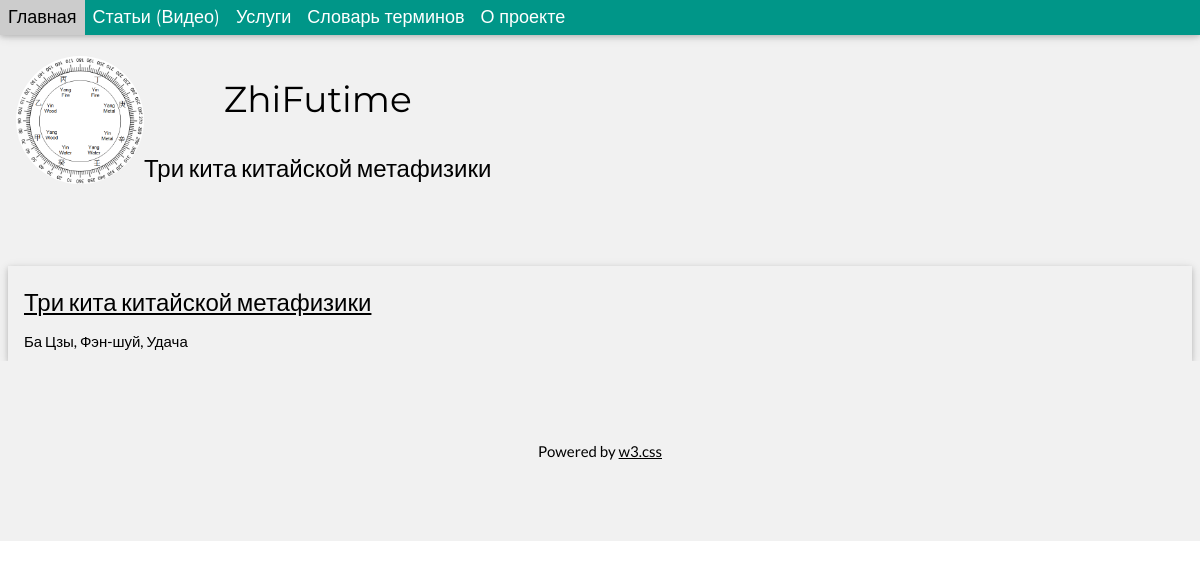
/articles/, run on an earlier commit of the app's database.
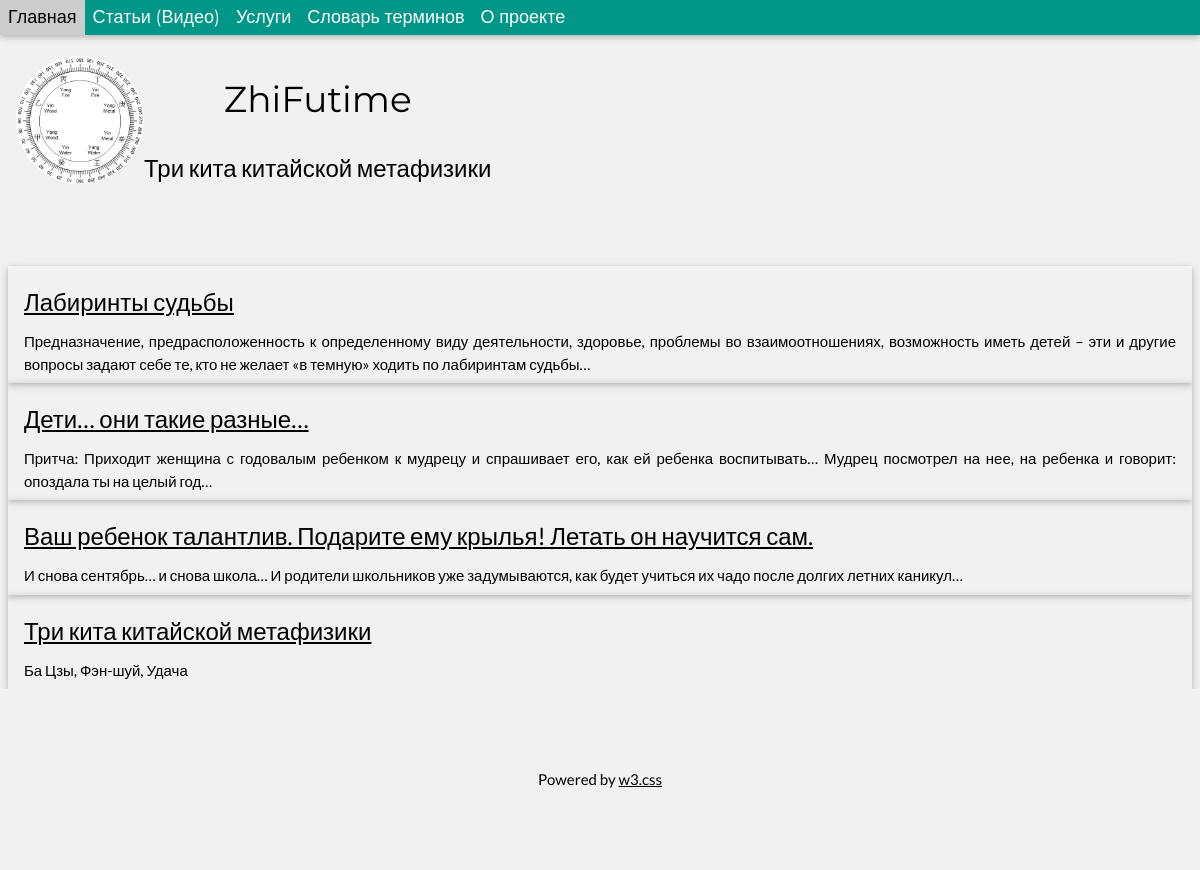
And on a later commit of the database.
### zhifutime/models.py (models this page shows)
class Article(models.Model):
    title = models.CharField(max_length=200)
    slug = models.SlugField(max_length=250, unique_for_date='publish')
    desc = models.CharField(max_length=350, default='', null=True, blank=True,
                            help_text='Краткое описание статьи')
    text = tinymce_models.HTMLField()
    publish = models.DateTimeField(default=timezone.now)
    class Meta:
        ordering = ('-publish',)

### zhifutime/views.py (the view)
# urls.py: url(r'^articles/(?P<art_id>\d+)/$', views.article_id, name='article_id'),
def articles(request):
    articles_ = Article.objects.all()
    return render(request, 'articles.html', {'articles': articles_})

### zhifutime/templates/articles.html (shortened to what this page needs)
{%  extends 'basetry.html' %}
{% block main_content %}
    {% for article in articles %}
        <div class="w3-card w3-padding w3-hover-sand">
        <a href="{% url "article_id" article.id %}">
        <h3 class="w3-left-align">{{article.title|safe}}</h3></a>
        {% if not article.desc == None %}
            {{ article.desc }}
        {% endif %}
        </div>
    {% endfor %}
 {% endblock %}

What changed in the data, as far as the page shows it:
added Article: title "Лабиринты судьбы", desc "Предназначение, предрасположенность к определенному виду деятельности, здоровье, проблемы во взаимоотношениях, возможность иметь детей – эти и другие вопросы задают себе те, кто не желает «в темную» ходить по лабиринтам судьбы…"
added Article: title "Дети… они такие разные…", desc "Притча: Приходит женщина с годовалым ребенком к мудрецу и спрашивает его, как ей ребенка воспитывать… Мудрец посмотрел на нее, на ребенка и говорит: опоздала ты на целый год…"
added Article: title "Ваш ребенок талантлив. Подарите ему крылья! Летать он научится сам.", desc "И снова сентябрь… и снова школа… И родители школьников уже задумываются, как будет учиться их чадо после долгих летних каникул…"
